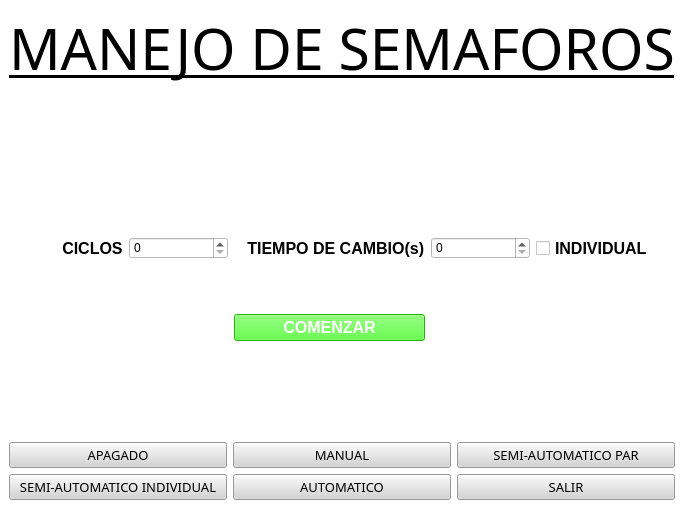
<?xml version="1.0" encoding="UTF-8"?>
<ui version="4.0">
 <class>MainWindow</class>
 <widget class="QMainWindow" name="MainWindow">
  <property name="geometry">
   <rect>
    <x>0</x>
    <y>0</y>
    <width>649</width>
    <height>531</height>
   </rect>
  </property>
  <property name="windowTitle">
   <string>MainWindow</string>
  </property>
  <property name="styleSheet">
   <string notr="true">background-color: rgb(255, 255, 255);</string>
  </property>
  <widget class="QWidget" name="centralwidget">
   <layout class="QGridLayout" name="gridLayout_3">
    <item row="2" column="0">
     <widget class="QPushButton" name="apagadoboton">
      <property name="font">
       <font>
        <family>Poor Richard</family>
        <pointsize>10</pointsize>
       </font>
      </property>
      <property name="styleSheet">
       <string notr="true">background-color: rgb(211, 211, 211);</string>
      </property>
      <property name="text">
       <string>APAGADO</string>
      </property>
     </widget>
    </item>
    <item row="0" column="0" colspan="3">
     <widget class="QLabel" name="label">
      <property name="font">
       <font>
        <family>Poor Richard</family>
        <pointsize>43</pointsize>
        <weight>50</weight>
        <italic>false</italic>
        <bold>false</bold>
        <underline>true</underline>
       </font>
      </property>
      <property name="text">
       <string>MANEJO DE SEMAFOROS</string>
      </property>
     </widget>
    </item>
    <item row="2" column="2">
     <widget class="QPushButton" name="semiboton">
      <property name="font">
       <font>
        <family>Poor Richard</family>
        <pointsize>10</pointsize>
       </font>
      </property>
      <property name="styleSheet">
       <string notr="true">background-color: rgb(211, 211, 211);</string>
      </property>
      <property name="text">
       <string>SEMI-AUTOMATICO PAR</string>
      </property>
     </widget>
    </item>
    <item row="2" column="1">
     <widget class="QPushButton" name="manualboton">
      <property name="font">
       <font>
        <family>Poor Richard</family>
        <pointsize>10</pointsize>
       </font>
      </property>
      <property name="styleSheet">
       <string notr="true">background-color: rgb(211, 211, 211);</string>
      </property>
      <property name="text">
       <string>MANUAL</string>
      </property>
     </widget>
    </item>
    <item row="4" column="2">
     <widget class="QPushButton" name="finalboton">
      <property name="font">
       <font>
        <family>Poor Richard</family>
        <pointsize>10</pointsize>
       </font>
      </property>
      <property name="styleSheet">
       <string notr="true">background-color: rgb(211, 211, 211);</string>
      </property>
      <property name="text">
       <string>SALIR</string>
      </property>
     </widget>
    </item>
    <item row="4" column="0">
     <widget class="QPushButton" name="semiboton2">
      <property name="font">
       <font>
        <family>Poor Richard</family>
        <pointsize>10</pointsize>
       </font>
      </property>
      <property name="styleSheet">
       <string notr="true">background-color: rgb(211, 211, 211);</string>
      </property>
      <property name="text">
       <string>SEMI-AUTOMATICO INDIVIDUAL</string>
      </property>
     </widget>
    </item>
    <item row="4" column="1">
     <widget class="QPushButton" name="autoboton">
      <property name="font">
       <font>
        <family>Poor Richard</family>
        <pointsize>10</pointsize>
       </font>
      </property>
      <property name="styleSheet">
       <string notr="true">background-color: rgb(211, 211, 211);</string>
      </property>
      <property name="text">
       <string>AUTOMATICO</string>
      </property>
     </widget>
    </item>
    <item row="1" column="0" colspan="3">
     <layout class="QGridLayout" name="gridLayout">
      <item row="4" column="2">
       <spacer name="verticalSpacer_3">
        <property name="orientation">
         <enum>Qt::Vertical</enum>
        </property>
        <property name="sizeHint" stdset="0">
         <size>
          <width>20</width>
          <height>40</height>
         </size>
        </property>
       </spacer>
      </item>
      <item row="3" column="3">
       <widget class="QSpinBox" name="TEMCICLOS"/>
      </item>
      <item row="3" column="4">
       <widget class="QCheckBox" name="individual">
        <property name="font">
         <font>
          <pointsize>12</pointsize>
          <weight>75</weight>
          <bold>true</bold>
         </font>
        </property>
        <property name="text">
         <string>INDIVIDUAL     </string>
        </property>
       </widget>
      </item>
      <item row="5" column="2">
       <widget class="QPushButton" name="pushButton">
        <property name="font">
         <font>
          <pointsize>12</pointsize>
          <weight>75</weight>
          <bold>true</bold>
         </font>
        </property>
        <property name="styleSheet">
         <string notr="true">color: rgb(255, 255, 255);
background-color: rgb(51, 255, 15);
border-color: rgb(0, 0, 0);</string>
        </property>
        <property name="text">
         <string>COMENZAR</string>
        </property>
       </widget>
      </item>
      <item row="2" column="2">
       <spacer name="verticalSpacer_2">
        <property name="orientation">
         <enum>Qt::Vertical</enum>
        </property>
        <property name="sizeHint" stdset="0">
         <size>
          <width>20</width>
          <height>40</height>
         </size>
        </property>
       </spacer>
      </item>
      <item row="7" column="2">
       <spacer name="verticalSpacer">
        <property name="orientation">
         <enum>Qt::Vertical</enum>
        </property>
        <property name="sizeHint" stdset="0">
         <size>
          <width>20</width>
          <height>40</height>
         </size>
        </property>
       </spacer>
      </item>
      <item row="3" column="1">
       <widget class="QSpinBox" name="CICLOS"/>
      </item>
      <item row="6" column="2">
       <spacer name="verticalSpacer_5">
        <property name="orientation">
         <enum>Qt::Vertical</enum>
        </property>
        <property name="sizeHint" stdset="0">
         <size>
          <width>20</width>
          <height>40</height>
         </size>
        </property>
       </spacer>
      </item>
      <item row="0" column="2">
       <spacer name="verticalSpacer_4">
        <property name="orientation">
         <enum>Qt::Vertical</enum>
        </property>
        <property name="sizeHint" stdset="0">
         <size>
          <width>20</width>
          <height>40</height>
         </size>
        </property>
       </spacer>
      </item>
      <item row="3" column="2">
       <widget class="QLabel" name="label_3">
        <property name="font">
         <font>
          <pointsize>12</pointsize>
          <weight>75</weight>
          <bold>true</bold>
         </font>
        </property>
        <property name="text">
         <string>   TIEMPO DE CAMBIO(s)</string>
        </property>
       </widget>
      </item>
      <item row="3" column="0">
       <widget class="QLabel" name="label_2">
        <property name="font">
         <font>
          <pointsize>12</pointsize>
          <weight>75</weight>
          <bold>true</bold>
         </font>
        </property>
        <property name="text">
         <string>            CICLOS</string>
        </property>
       </widget>
      </item>
      <item row="1" column="2">
       <spacer name="verticalSpacer_6">
        <property name="orientation">
         <enum>Qt::Vertical</enum>
        </property>
        <property name="sizeHint" stdset="0">
         <size>
          <width>20</width>
          <height>40</height>
         </size>
        </property>
       </spacer>
      </item>
     </layout>
    </item>
   </layout>
  </widget>
  <widget class="QMenuBar" name="menubar">
   <property name="geometry">
    <rect>
     <x>0</x>
     <y>0</y>
     <width>649</width>
     <height>21</height>
    </rect>
   </property>
  </widget>
  <widget class="QStatusBar" name="statusbar"/>
 </widget>
 <resources>
  <include location="LogoU.qrc"/>
 </resources>
 <connections/>
</ui>
